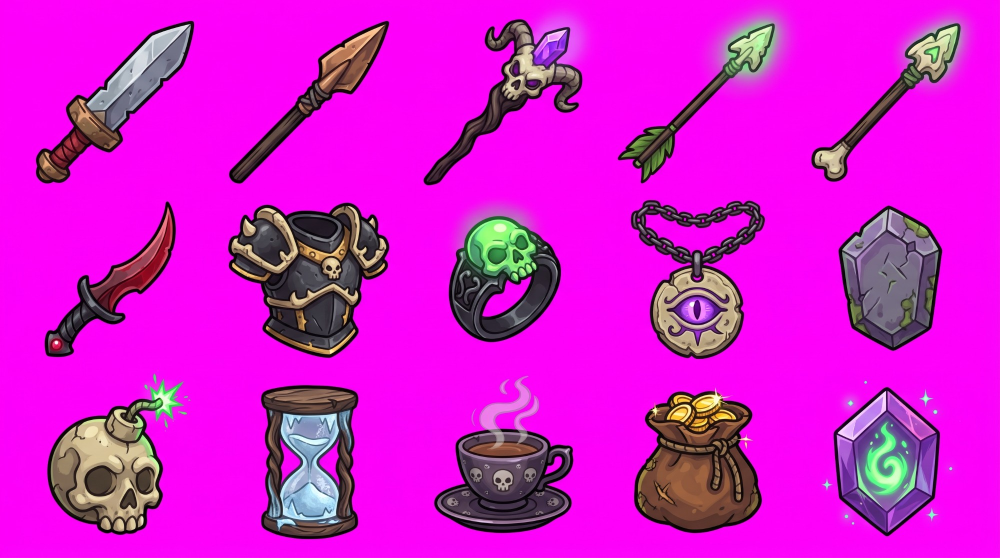
#> input picture varliklar/ham/nm9_esya_simgeleri.jpg, 2000 x 1116 px (shown at 1/2 size)
$ python veo_tuval.py ham/nm9_esya_simgeleri.jpg ham/01_okcu.jpg 1.0 1.0
#> lines starting #> are read from the running program, lines starting #| are printed output that depends on the picture
"""Veo için geniş beyaz tuval (KATI kural: karakter küçük, ortada, çevresi bol boşluk).
    .venv/bin/python3 varliklar/veo_tuval.py girdi.png cikti.png [boy_orani=0.45] [dikey_merkez=0.55]"""
import sys
from PIL import Image
src, out = sys.argv[1], sys.argv[2]
k = float(sys.argv[3]) if len(sys.argv) > 3 else 0.45
cy = float(sys.argv[4]) if len(sys.argv) > 4 else 0.55
W, H = 1920, 1080
im = Image.open(src).convert('RGBA')
h = int(H * k); w = int(im.width * h / im.height)
#> after `w = int(im.width * h / im.height)`: w = 1935
im = im.resize((w, h), Image.LANCZOS)
#> im: PIL image 1935x1080 RGBA
c = Image.new('RGB', (W, H), (255, 255, 255))
#> c: PIL image 1920x1080 RGB; every value is 255
c.paste(im, ((W - w) // 2, int(H * cy - h / 2)), im)
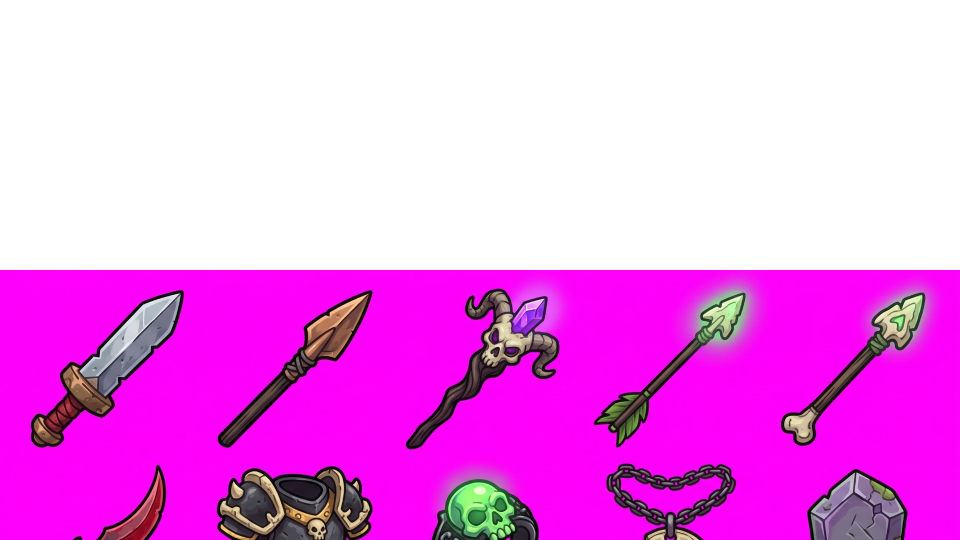
#> c: PIL image 1920x1080 RGB (shown at 1/2 size); mean R, G, B 237, 138.1, 234.3
c.save(out); print(out, (w, h))
#| ham/01_okcu.jpg (1935, 1080)
